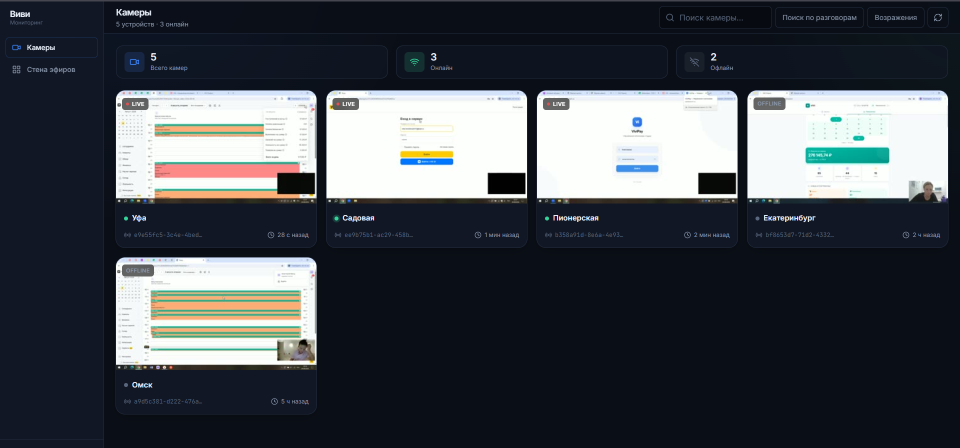
#> input picture images/01_cameras_list.png, 1919 x 896 px (shown at 1/2 size)
$ python -i motion.py   (imports and definitions only)
#> lines starting #> are read from the running program, lines starting #| are printed output that depends on the picture
### backend/app/config.py
import os
import secrets
import logging

from dotenv import load_dotenv

logger = logging.getLogger("monitoring")

APP_DIR = os.path.dirname(os.path.abspath(__file__))          # backend/app
BACKEND_DIR = os.path.dirname(APP_DIR)                         # backend
PROJECT_ROOT = os.path.dirname(BACKEND_DIR)                    # server/

load_dotenv(os.path.join(BACKEND_DIR, ".env"))

STORAGE_DIR = os.environ.get("STORAGE_DIR", os.path.join(PROJECT_ROOT, "storage"))
UPLOAD_DIR = os.path.join(STORAGE_DIR, "uploads")
HLS_DIR = os.path.join(STORAGE_DIR, "hls")

for _d in (STORAGE_DIR, UPLOAD_DIR, HLS_DIR):
    os.makedirs(_d, exist_ok=True)

DATABASE_URL = os.environ.get(
    "DATABASE_URL",
    f"sqlite:///{os.path.join(STORAGE_DIR, 'monitoring.db')}",
)


DB_POOL_SIZE = int(os.environ.get("DB_POOL_SIZE", 20))
DB_MAX_OVERFLOW = int(os.environ.get("DB_MAX_OVERFLOW", 30))
DB_POOL_TIMEOUT = int(os.environ.get("DB_POOL_TIMEOUT", 10))
DB_POOL_RECYCLE = int(os.environ.get("DB_POOL_RECYCLE", 1800))
DB_CONNECT_TIMEOUT = int(os.environ.get("DB_CONNECT_TIMEOUT", 5))

THREADPOOL_TOKENS = int(os.environ.get("THREADPOOL_TOKENS", 80))


DIAG_INTERVAL = int(os.environ.get("DIAG_INTERVAL", 30))

UPLOAD_TOKEN = os.environ.get("UPLOAD_TOKEN")
if not UPLOAD_TOKEN:
    UPLOAD_TOKEN = secrets.token_urlsafe(32)
    logger.warning("UPLOAD_TOKEN не задан. Сгенерирован временный токен: %s", UPLOAD_TOKEN)

JWT_SECRET = os.environ.get("JWT_SECRET")
if not JWT_SECRET:
    JWT_SECRET = secrets.token_urlsafe(48)
    logger.warning("JWT_SECRET не задан. Сгенерирован временный (сессии сбросятся при рестарте).")
JWT_ALGORITHM = "HS256"
JWT_TTL_SECONDS = int(os.environ.get("JWT_TTL_SECONDS", 7 * 24 * 3600))

COOKIE_NAME = os.environ.get("COOKIE_NAME", "session")
COOKIE_SECURE = os.environ.get("COOKIE_SECURE", "false").lower() == "true"
COOKIE_SAMESITE = os.environ.get("COOKIE_SAMESITE", "lax")


ADMIN_USER = os.environ.get("ADMIN_USER", "admin")
ADMIN_PASSWORD = os.environ.get("ADMIN_PASSWORD")

MAX_FILE_SIZE = int(os.environ.get("MAX_FILE_SIZE", 512 * 1024 * 1024))
CHUNK_SIZE = 1024 * 1024


DEVICE_ONLINE_SECONDS = int(os.environ.get("DEVICE_ONLINE_SECONDS", 30 * 60))

RETENTION_DAYS = int(os.environ.get("RETENTION_DAYS", 2))


IDLE_DETECTION = os.environ.get("IDLE_DETECTION", "true").lower() == "true"
IDLE_RETENTION_HOURS = float(os.environ.get("IDLE_RETENTION_HOURS", 6))


MOTION_MIN_AREA_FRAC = float(os.environ.get("MOTION_MIN_AREA_FRAC", 0.004))
MOTION_DIFF_THRESHOLD = int(os.environ.get("MOTION_DIFF_THRESHOLD", 25))
MOTION_SAMPLE_FPS = float(os.environ.get("MOTION_SAMPLE_FPS", 4))
MOTION_WIDTH = int(os.environ.get("MOTION_WIDTH", 480))
MOTION_MAX_FRAMES = int(os.environ.get("MOTION_MAX_FRAMES", 600))

IDLE_AUDIO_CHECK = os.environ.get("IDLE_AUDIO_CHECK", "true").lower() == "true"
IDLE_AUDIO_SILENCE_DB = float(os.environ.get("IDLE_AUDIO_SILENCE_DB", -45.0))

INGEST_CONCURRENCY = int(os.environ.get("INGEST_CONCURRENCY", 3))


DEEPGRAM_API_KEY = os.environ.get("DEEPGRAM_API_KEY", "")
TRANSCRIBE = os.environ.get("TRANSCRIBE", "true").lower() == "true"
DEEPGRAM_MODEL = os.environ.get("DEEPGRAM_MODEL", "nova-3")
DEEPGRAM_LANGUAGE = os.environ.get("DEEPGRAM_LANGUAGE", "ru")
DEEPGRAM_TIMEOUT = float(os.environ.get("DEEPGRAM_TIMEOUT", 30))
DEEPGRAM_RETRIES = int(os.environ.get("DEEPGRAM_RETRIES", 3))
DEEPGRAM_RETRY_BACKOFF = float(os.environ.get("DEEPGRAM_RETRY_BACKOFF", 1.5))
TRANSCRIBE_MIN_DB = float(os.environ.get("TRANSCRIBE_MIN_DB", -55.0))
TRANSCRIBE_AUDIO_FILTER = os.environ.get("TRANSCRIBE_AUDIO_FILTER", "loudnorm=I=-16:TP=-1.5:LRA=11")
TRANSCRIBE_CONCURRENCY = int(os.environ.get("TRANSCRIBE_CONCURRENCY", 2))

MISTRAL_API_KEY = os.environ.get("MISTRAL_API_KEY", "")
ANALYZE = os.environ.get("ANALYZE", "true").lower() == "true"
MISTRAL_MODEL = os.environ.get("MISTRAL_MODEL", "mistral-large-latest")
MISTRAL_TIMEOUT = float(os.environ.get("MISTRAL_TIMEOUT", 60))
MISTRAL_RETRIES = int(os.environ.get("MISTRAL_RETRIES", 3))
MISTRAL_RETRY_BACKOFF = float(os.environ.get("MISTRAL_RETRY_BACKOFF", 2.0))
EMBED = os.environ.get("EMBED", "true").lower() == "true"
MISTRAL_EMBED_MODEL = os.environ.get("MISTRAL_EMBED_MODEL", "mistral-embed")
SEARCH_LIMIT = int(os.environ.get("SEARCH_LIMIT", 20))
COARSE_GAP_MINUTES = float(os.environ.get("COARSE_GAP_MINUTES", 12))
CONV_SETTLE_MINUTES = float(os.environ.get("CONV_SETTLE_MINUTES", 5))
ANALYZE_INTERVAL = int(os.environ.get("ANALYZE_INTERVAL", 120))
ANALYZE_BATCH = int(os.environ.get("ANALYZE_BATCH", 3))
MAX_BLOCK_LINES = int(os.environ.get("MAX_BLOCK_LINES", 350))

VISION = os.environ.get("VISION", "true").lower() == "true"
VISION_MODEL = os.environ.get("VISION_MODEL", "pixtral-large-latest")
VISION_SAMPLES = int(os.environ.get("VISION_SAMPLES", 6))
VISION_CONCURRENCY = int(os.environ.get("VISION_CONCURRENCY", 2))
VISION_MAX_WIDTH = int(os.environ.get("VISION_MAX_WIDTH", 768))
VISION_TIMEOUT = float(os.environ.get("VISION_TIMEOUT", 40))
VISION_RETRIES = int(os.environ.get("VISION_RETRIES", 2))
VISION_RETRY_BACKOFF = float(os.environ.get("VISION_RETRY_BACKOFF", 2.0))

VISION_SCAN = os.environ.get("VISION_SCAN", "true").lower() == "true"
VISION_SCAN_INTERVAL = int(os.environ.get("VISION_SCAN_INTERVAL", 300))
VISION_SCAN_HOURS = float(os.environ.get("VISION_SCAN_HOURS", 12))
VISION_SCAN_SETTLE_MINUTES = float(os.environ.get("VISION_SCAN_SETTLE_MINUTES", 5))
VISION_SCAN_GAP_MINUTES = float(os.environ.get("VISION_SCAN_GAP_MINUTES", 3))
VISION_SCAN_MIN_MINUTES = float(os.environ.get("VISION_SCAN_MIN_MINUTES", 2))
VISION_SCAN_SAMPLES = int(os.environ.get("VISION_SCAN_SAMPLES", 3))
VISION_SCAN_BATCH = int(os.environ.get("VISION_SCAN_BATCH", 4))


CONSULT_CRITERIA = [
    ("greeting", "приветствие и знакомство"),
    ("needs", "выявление потребностей и зоны"),
    ("contraindications", "сбор противопоказаний и анамнеза"),
    ("presentation", "презентация процедуры и аппарата"),
    ("objections", "работа с возражениями"),
    ("upsell", "попытка продажи курса/абонемента"),
    ("next_step", "договорённость о следующем шаге (запись)"),
    ("politeness", "вежливость и тон"),
]

FFMPEG_BIN = os.environ.get("FFMPEG_BIN", "ffmpeg")
FFPROBE_BIN = os.environ.get("FFPROBE_BIN", "ffprobe")
LIVE_WINDOW = int(os.environ.get("LIVE_WINDOW", 6))
HLS_KEEP = int(os.environ.get("HLS_KEEP", 12))


_origins = os.environ.get("ALLOWED_ORIGINS", "http://localhost:5173").strip()
ALLOWED_ORIGINS = [o.strip() for o in _origins.split(",") if o.strip()]

### backend/app/motion.py
"""Детекция реального движения в сегменте (OpenCV).

Отличает НАСТОЯЩЕЕ движение (человек, открытие окна, движение на камере
наблюдения в углу экрана) от сенсорного шума и бегущего таймстампа:
кадры уменьшаются и сглаживаются (режем шум), берётся разница соседних кадров,
мелкие/точечные изменения отсекаются по площади — остаётся только связная
«клякса» движения. Если её площадь ≥ порога (доля кадра) — считаем, что движение
было. Так человек даже в маленьком углу пройдёт порог, а тикающий таймстамп — нет.

OpenCV импортируется лениво: если его вдруг нет/сломан — функции вернут None,
и вызывающий код трактует это как «не смогли определить → НЕ простой» (безопасно,
ничего лишнего не удалим).
"""
import logging

from . import config

logger = logging.getLogger("monitoring.motion")


def max_motion_fraction(path: str) -> float | None:
    """Максимальная доля кадра (0..1), занятая связным движением, по всем парам
    соседних (сэмплированных) кадров. None — если не удалось открыть/прочитать видео
    или недоступен OpenCV."""
#> called with path = '../../images/01_cameras_list.png'
    try:
        import cv2
    except Exception:  # noqa: BLE001 — нет OpenCV → детект отключаем безопасно
        logger.warning("OpenCV недоступен — детект движения выключен", exc_info=True)
        return None

    cap = cv2.VideoCapture(path, cv2.CAP_FFMPEG)
    # У VideoCapture по умолчанию НЕТ тайм-аутов — битый/подвисший .ts мог бы
    # заморозить анализ. Ставим тайм-ауты на открытие и чтение (мс).
    for _prop in ("CAP_PROP_OPEN_TIMEOUT_MSEC", "CAP_PROP_READ_TIMEOUT_MSEC"):
        _p = getattr(cv2, _prop, None)
        if _p is not None:
            try:
                cap.set(_p, 5000)
            except Exception:  # noqa: BLE001
                pass
    if not cap.isOpened():
        return None
    try:
        fps = cap.get(cv2.CAP_PROP_FPS) or 0.0
        step = 1
        if fps and config.MOTION_SAMPLE_FPS > 0:
            step = max(1, int(round(fps / config.MOTION_SAMPLE_FPS)))

        prev = None
        max_frac = 0.0
        n = 0
        read_any = False
        # Потолок прочитанных кадров — страховка от бесконечного/огромного файла.
        while n < config.MOTION_MAX_FRAMES:
            ok, frame = cap.read()
#> frame is the input picture: shape (896, 1919, 3); mean B, G, R 78.4, 72.2, 67.5
            if not ok:
                break
            read_any = True
            take = (n % step == 0)
            n += 1
            if not take:
                continue

            h, w = frame.shape[:2]
#> h = 896; w = 1919
            tw = config.MOTION_WIDTH
            if tw and w > tw:
                frame = cv2.resize(frame, (tw, max(1, int(h * tw / w))))
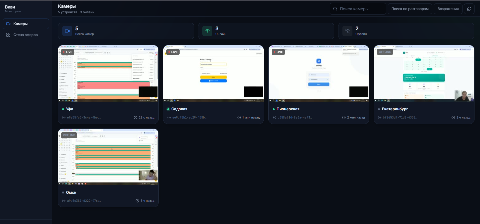
#> frame: shape (224, 480, 3); mean B, G, R 78.4, 72.2, 67.5
            gray = cv2.cvtColor(frame, cv2.COLOR_BGR2GRAY)
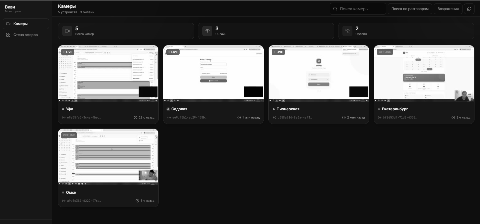
#> gray: shape (224, 480); min 0, max 255, mean 71.6
            gray = cv2.GaussianBlur(gray, (5, 5), 0)
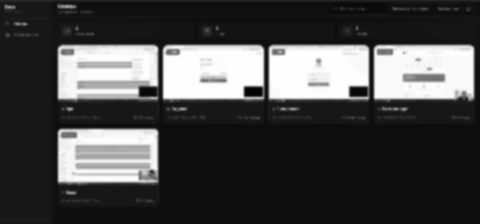
#> gray: shape (224, 480); min 1, max 254, mean 71.6

            if prev is not None:
                diff = cv2.absdiff(prev, gray)
                _, th = cv2.threshold(diff, config.MOTION_DIFF_THRESHOLD, 255, cv2.THRESH_BINARY)
                th = cv2.dilate(th, None, iterations=2)   # склеиваем разрозненные точки
                contours, _ = cv2.findContours(th, cv2.RETR_EXTERNAL, cv2.CHAIN_APPROX_SIMPLE)
                area = float(th.shape[0] * th.shape[1]) or 1.0
                for c in contours:
                    frac = cv2.contourArea(c) / area
                    if frac > max_frac:
                        max_frac = frac
            prev = gray

        return max_frac if read_any else None
    except Exception:  # noqa: BLE001 — любая ошибка анализа → «не определили»
        logger.exception("Ошибка детекта движения для %s", path)
        return None
    finally:
        cap.release()


def has_motion(path: str) -> bool | None:
    """True — есть реальное движение; False — движения нет; None — определить не удалось."""
    frac = max_motion_fraction(path)
    if frac is None:
        return None
    return frac >= config.MOTION_MIN_AREA_FRAC

>>> result = max_motion_fraction('../../images/01_cameras_list.png')

$ run again, on images/02_timeline_close.png
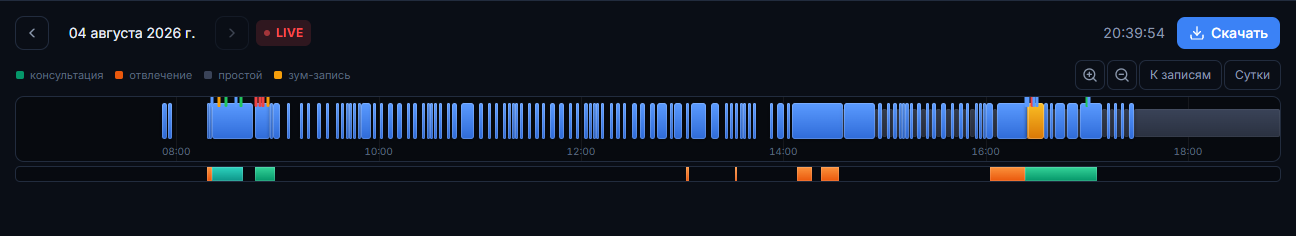
#> input picture images/02_timeline_close.png, 1296 x 236 px
#> in max_motion_fraction, frame is the input picture: shape (236, 1296, 3); mean B, G, R 41.4, 27.3, 19
#> in max_motion_fraction, `frame = cv2.resize(frame, (tw, max(1, int(h * tw / w))))`:
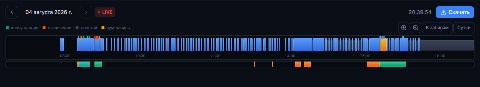
#> frame: shape (87, 480, 3); mean B, G, R 41.7, 27.6, 19.2
#> in max_motion_fraction, `gray = cv2.GaussianBlur(gray, (5, 5), 0)`:
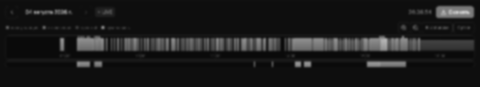
#> gray: shape (87, 480); min 10, max 197, mean 26.9

$ run again, on images/03_summary_panel.png
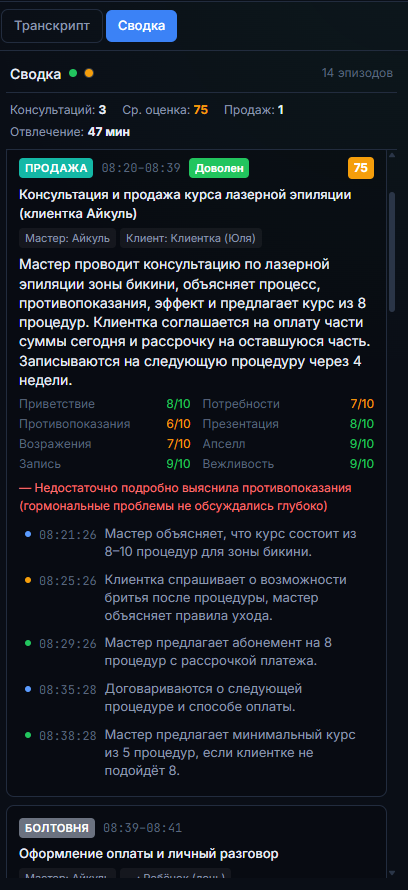
#> input picture images/03_summary_panel.png, 408 x 890 px
#> in max_motion_fraction, frame is the input picture: shape (890, 408, 3); mean B, G, R 35.3, 28, 23.1
#> in max_motion_fraction, `gray = cv2.cvtColor(frame, cv2.COLOR_BGR2GRAY)`:
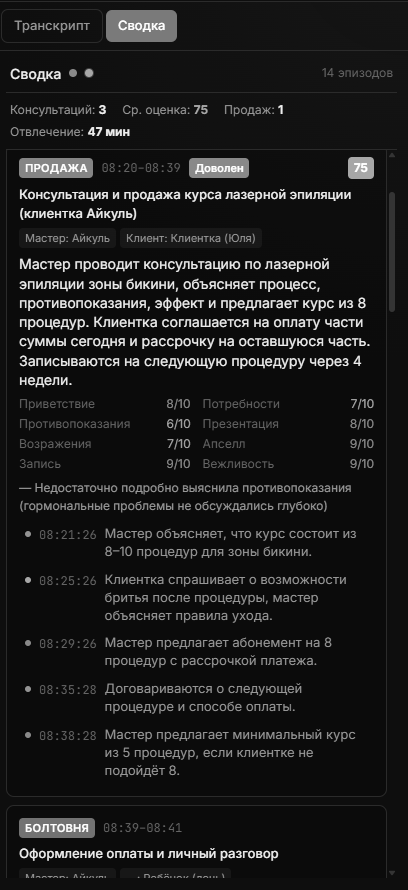
#> gray: shape (890, 408); min 11, max 255, mean 27.4
#> in max_motion_fraction, `gray = cv2.GaussianBlur(gray, (5, 5), 0)`:
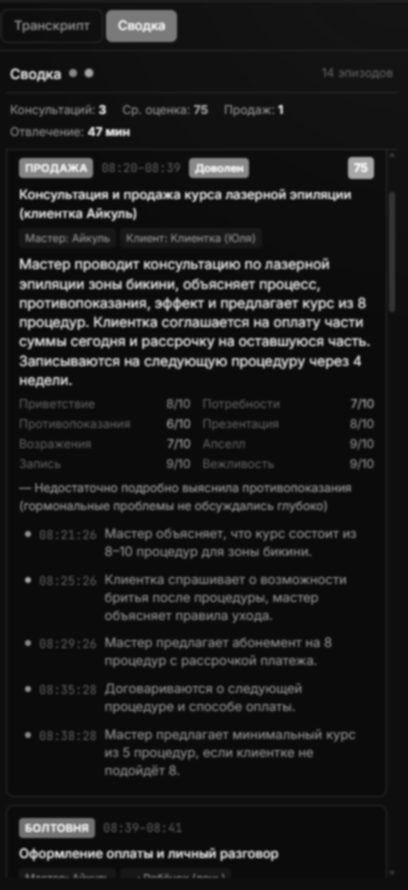
#> gray: shape (890, 408); min 11, max 236, mean 27.4

$ run again, on images/04_checklist_card.png
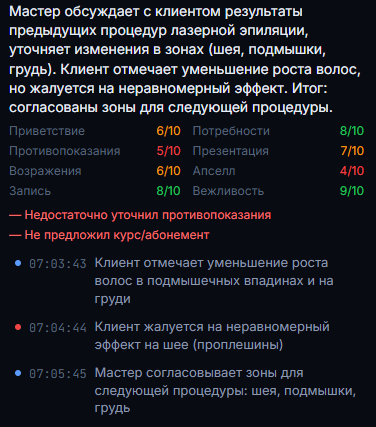
#> input picture images/04_checklist_card.png, 376 x 427 px
#> in max_motion_fraction, frame is the input picture: shape (427, 376, 3); mean B, G, R 34.6, 27.2, 25.3
#> in max_motion_fraction, `gray = cv2.cvtColor(frame, cv2.COLOR_BGR2GRAY)`:
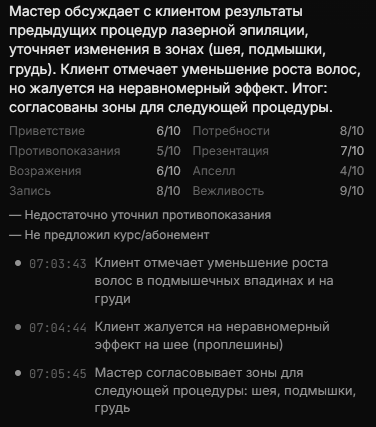
#> gray: shape (427, 376); min 11, max 237, mean 27.6
#> in max_motion_fraction, `gray = cv2.GaussianBlur(gray, (5, 5), 0)`:
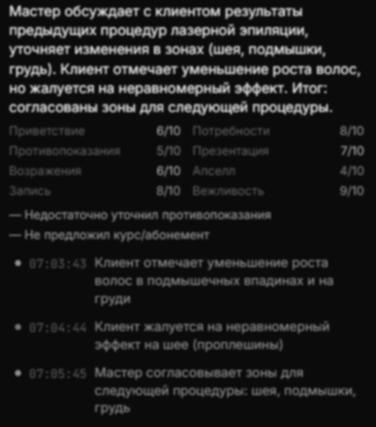
#> gray: shape (427, 376); min 11, max 202, mean 27.6
